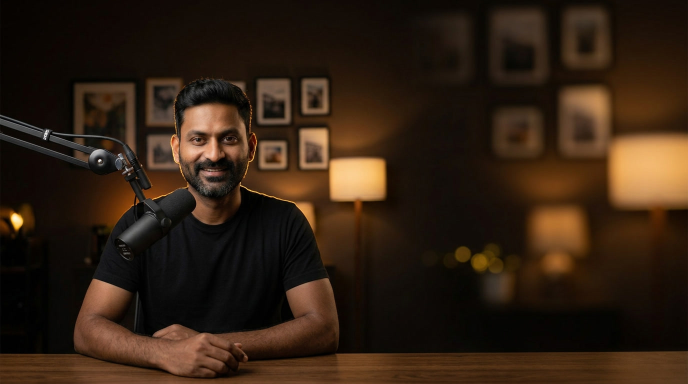
#> input picture channels/claude-tricks/assets/character/host_library/longform_champagne_v1/using-the-reference-image-keep-the-e_1f1a0752_0.jpg, 1376 x 768 px (shown at 1/2 size)
$ python make_cover_duotone.py --photo ../channels/claude-tricks/assets/character/host_library/longform_champagne_v1/using-the-reference-image-keep-the-e_1f1a0752_0.jpg --out out.png
#> lines starting #> are read from the running program, lines starting #| are printed output that depends on the picture
#!/usr/bin/env python3
"""
Build the AI Unpacked cover background (the FROZEN "Poster Duotone" intro card).

Maps a host photo to a dark magenta duotone (shadow #08050c -> highlight #47203d)
sized 1080x1920, cover-cropped with an adjustable horizontal focus so the host
stays in frame. Reusable: rerun whenever the host photo changes.

Usage:
  python3 scripts/make_cover_duotone.py \
    --photo channels/claude-tricks/assets/host/ref_avatar_hey_gen_1.jpg \
    --out remotion-studio/public/cover_bg_duotone.jpg [--focus 0.62]
"""
import argparse
from PIL import Image, ImageEnhance

W, H = 1080, 1920
SHADOW = (8, 5, 12)
HIGHLIGHT = (71, 32, 61)


def duotone_lut(shadow, highlight):
    lut = []
    for ch in range(3):
        lut += [round(shadow[ch] + (highlight[ch] - shadow[ch]) * (i / 255)) for i in range(256)]
    return lut


def main():
    ap = argparse.ArgumentParser()
    ap.add_argument("--photo", required=True)
    ap.add_argument("--out", required=True)
    ap.add_argument("--focus", type=float, default=0.5,
                    help="horizontal crop center 0..1 (0=left, 1=right; raise to keep a right-side subject)")
    ap.add_argument("--shadow", default=None, help="hex e.g. 08050c")
    ap.add_argument("--highlight", default=None, help="hex e.g. 47203d")
    a = ap.parse_args()
    shadow = tuple(int(a.shadow[i:i+2], 16) for i in (0, 2, 4)) if a.shadow else SHADOW
    highlight = tuple(int(a.highlight[i:i+2], 16) for i in (0, 2, 4)) if a.highlight else HIGHLIGHT

    im = Image.open(a.photo).convert("RGB")
#> im is the input picture: PIL image 1376x768 RGB; mean R, G, B 50, 32.9, 18.7
    # cover-fill 1080x1920
    scale = max(W / im.width, H / im.height)
#> scale = 2.5
    im = im.resize((round(im.width * scale), round(im.height * scale)), Image.LANCZOS)
#> im: PIL image 3440x1920 RGB
    # crop: horizontal focus (keep a right-side subject), keep the bottom of frame
    x = round((im.width - W) * a.focus)
#> x = 1180
    im = im.crop((x, im.height - H, x + W, im.height))
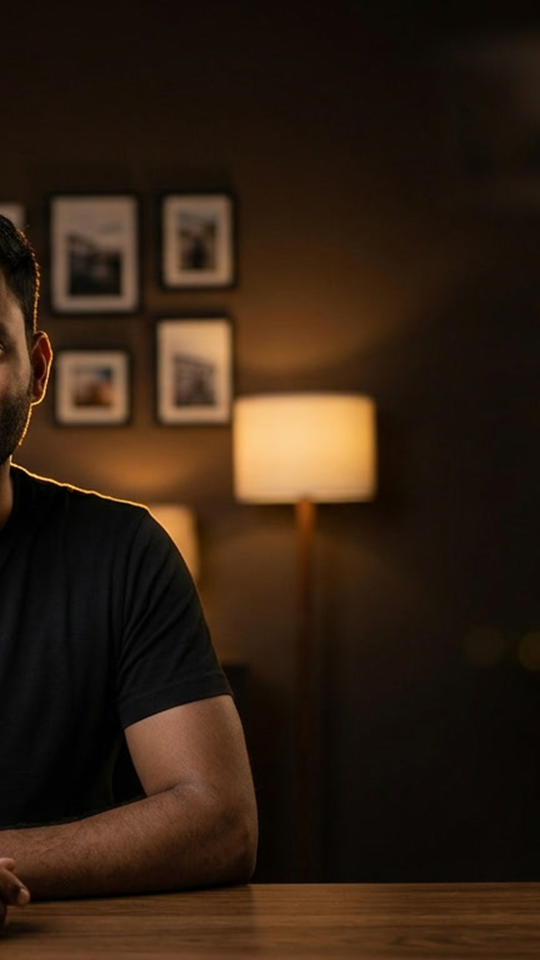
#> im: PIL image 1080x1920 RGB (shown at 1/2 size); mean R, G, B 49.8, 32.7, 18.5

    # grayscale + slight contrast lift so the face reads through the tint
    g = ImageEnhance.Contrast(im.convert("L")).enhance(1.08)
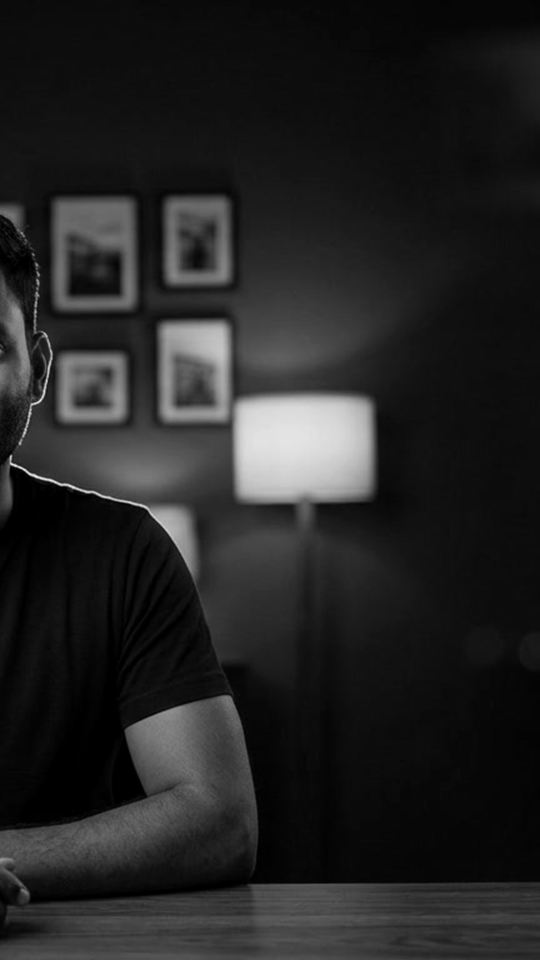
#> g: PIL image 1080x1920 L (shown at 1/2 size); min 0, max 245, mean 35.7
    # duotone: map luminance across the shadow->highlight ramp
    out = Image.merge("RGB", (g, g, g)).point(duotone_lut(shadow, highlight))
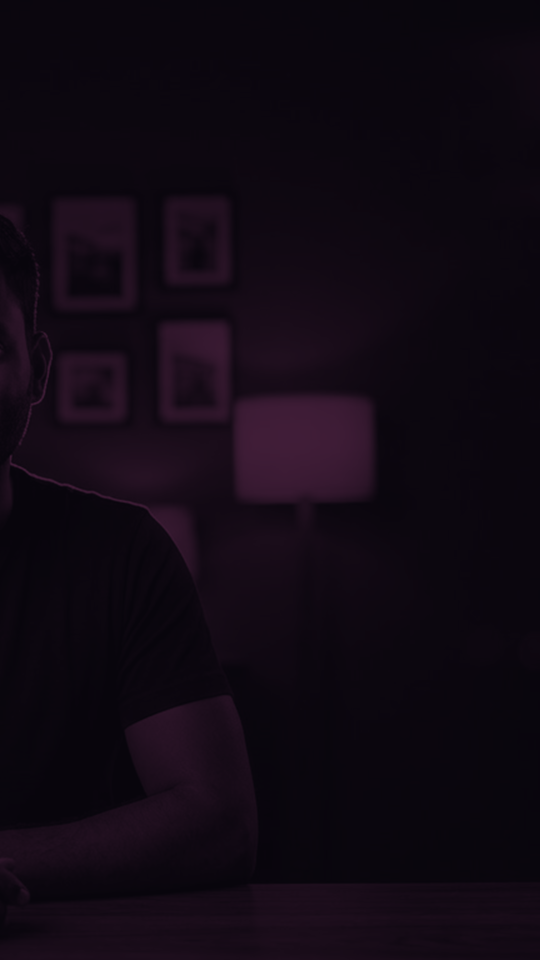
#> out: PIL image 1080x1920 RGB (shown at 1/2 size); mean R, G, B 16.8, 8.8, 18.8
    out.save(a.out, quality=92)
    print(f">> {a.out} ({out.size}) focus={a.focus} shadow={shadow} highlight={highlight}")
#| >> out.png ((1080, 1920)) focus=0.5 shadow=(8, 5, 12) highlight=(71, 32, 61)


if __name__ == "__main__":
    main()

$ run again, on channels/claude-tricks/assets/character/host_library/longform_champagne_v1/using-the-reference-image-keep-the-e_1f1a0756_1.jpg
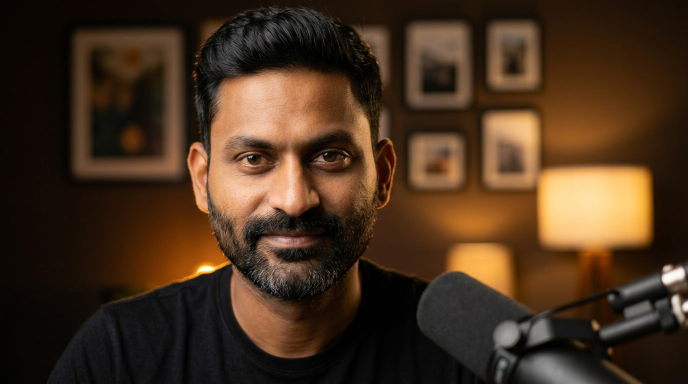
#> input picture channels/claude-tricks/assets/character/host_library/longform_champagne_v1/using-the-reference-image-keep-the-e_1f1a0756_1.jpg, 1376 x 768 px (shown at 1/2 size)
#> in main, im is the input picture: PIL image 1376x768 RGB; mean R, G, B 71.6, 49.3, 30.3
#> in main, `g = ImageEnhance.Contrast(im.convert("L")).enhance(1.08)`:
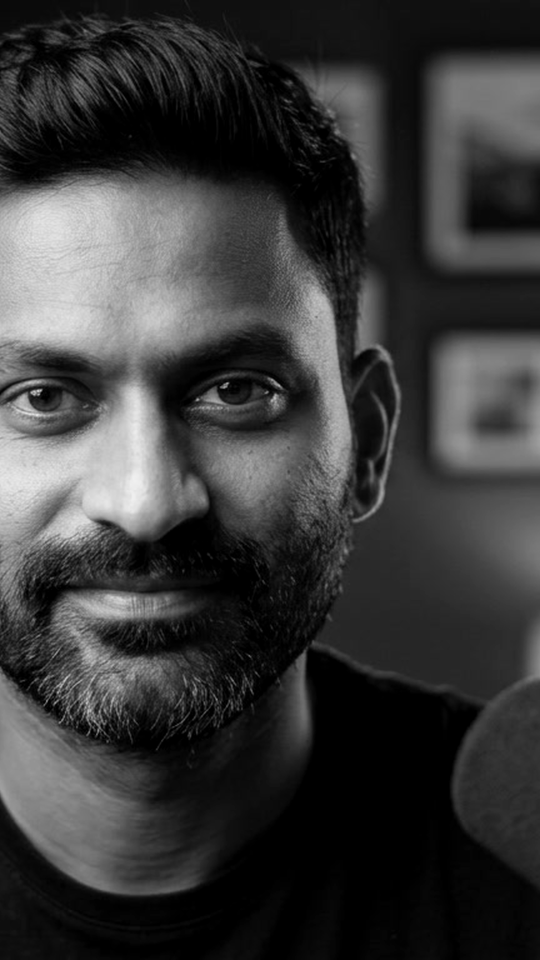
#> g: PIL image 1080x1920 L (shown at 1/2 size); min 0, max 240, mean 57.5
#> in main, `out = Image.merge("RGB", (g, g, g)).point(duotone_lut(shadow, highligh..`:
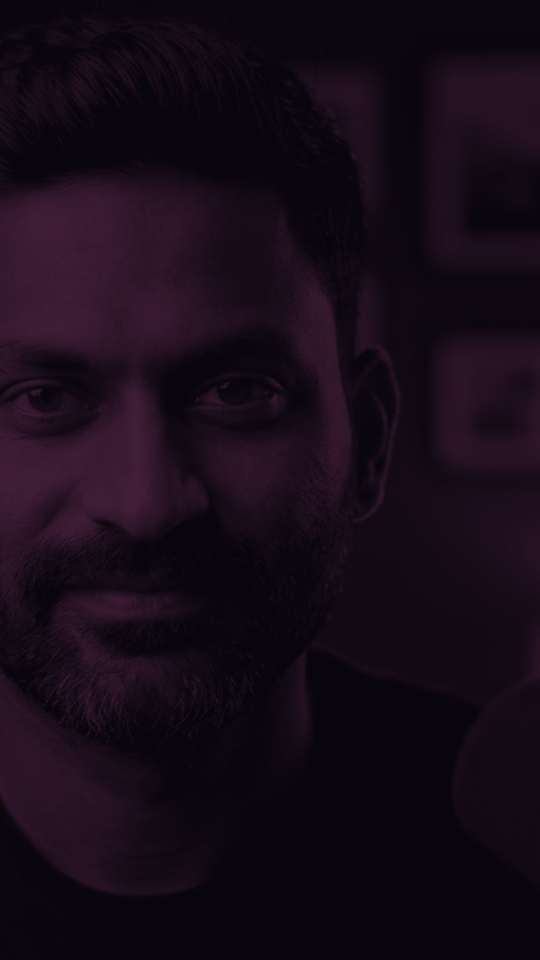
#> out: PIL image 1080x1920 RGB (shown at 1/2 size); mean R, G, B 22.2, 11.1, 23
#| >> out.png ((1080, 1920)) focus=0.5 shadow=(8, 5, 12) highlight=(71, 32, 61)

$ run again, on channels/claude-tricks/assets/character/host_library/longform_champagne_v1/using-the-reference-image-keep-the-e_1f1a0757_0.jpg
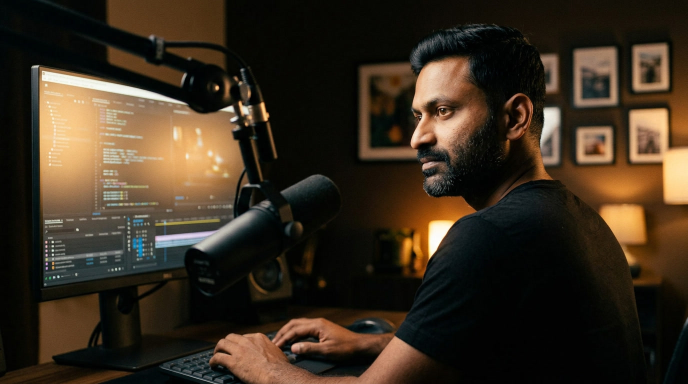
#> input picture channels/claude-tricks/assets/character/host_library/longform_champagne_v1/using-the-reference-image-keep-the-e_1f1a0757_0.jpg, 1376 x 768 px (shown at 1/2 size)
#> in main, im is the input picture: PIL image 1376x768 RGB; mean R, G, B 57.6, 45.6, 31.1
#> in main, `g = ImageEnhance.Contrast(im.convert("L")).enhance(1.08)`:
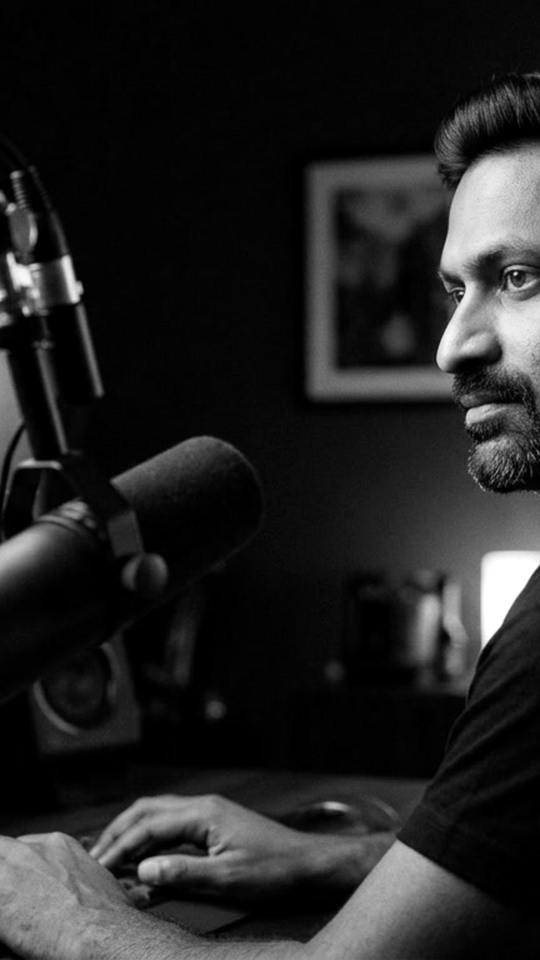
#> g: PIL image 1080x1920 L (shown at 1/2 size); min 0, max 255, mean 35.2
#> in main, `out = Image.merge("RGB", (g, g, g)).point(duotone_lut(shadow, highligh..`:
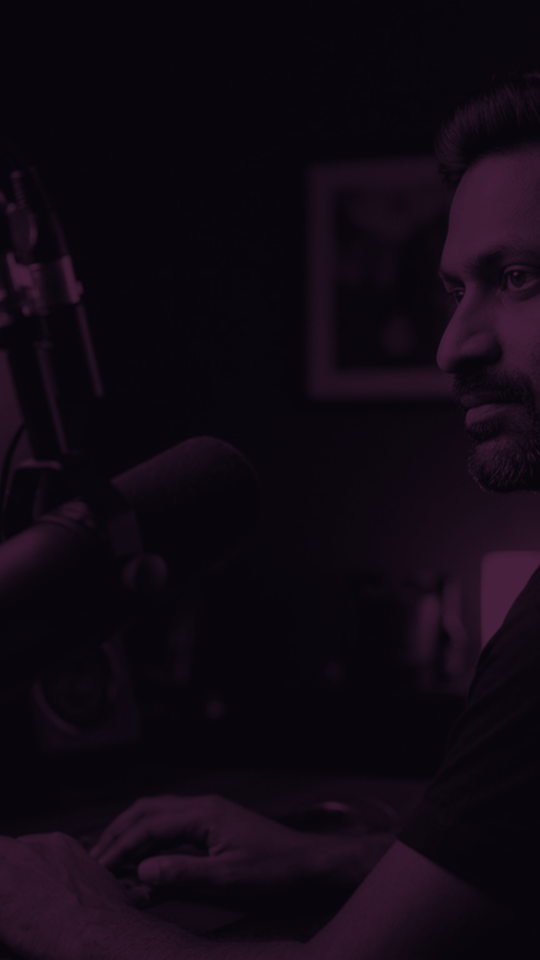
#> out: PIL image 1080x1920 RGB (shown at 1/2 size); mean R, G, B 16.7, 8.7, 18.8
#| >> out.png ((1080, 1920)) focus=0.5 shadow=(8, 5, 12) highlight=(71, 32, 61)
